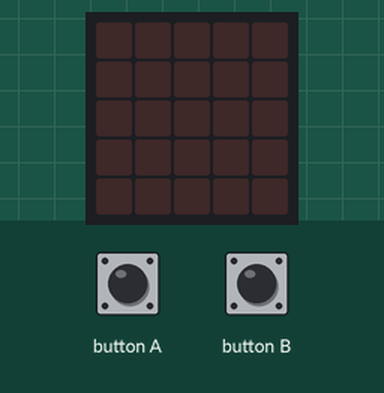
Recording of a program running on a simulated BBC micro:bit running MicroPython. Shown: the board's 5×5 LED display. The inputs (shaded band) are chosen by the test bench. Random numbers come from a fixed seed; the 48×5 strip is a reading aid, not a part: it shows the text the display is scrolling, unrolled, one strip-width of it at a time.

Above: at 1.2 s.
1.3 s: button A pressed for 0.15 s
2.9 s: button B pressed for 0.15 s
4.5 s: button A driven LOW and button B driven LOW
At 4.9 s:
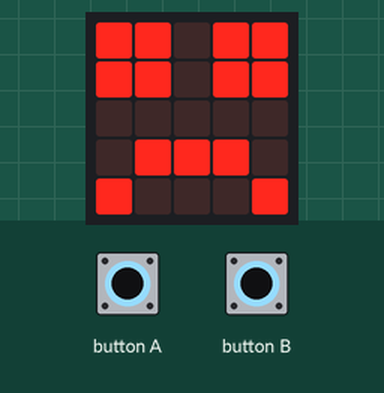
At 5.5 s:
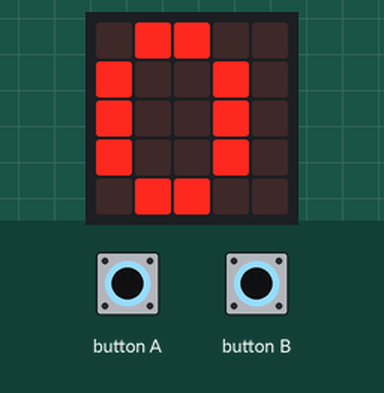
Timing chart, 0 to 7.5 s (numbered marks = the images above; inputs shaded):
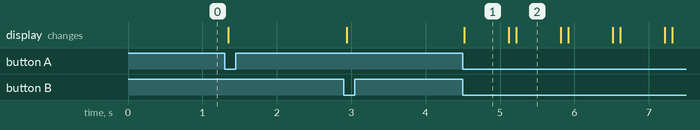

The program:

microbit_-___.py
```python
import random

import microbit
from microbit import *

# Imports go at the top
while True:
    while True:
        if button_a.get_presses():
            for x in range(5):
                for y in range(5):
                    for z in range(10):
                        display.set_pixel(x, y, z)
            break  # break out of the inner loop
        if button_b.get_presses():
            display.scroll('never give you up', wait=False, loop=True)
            if button_a.is_pressed():
                break  # break out of the outer loop
        display.clear()
    if button_a.is_pressed():
        if button_b.is_pressed():
            microbit.panic(random.randint(0, 255))
```

Measured:
- after the input at 4.5 s, the display: changes at once (image 1)
- what the display in image 1 shows lasts 0.6 s, from 4.5 s to 5.1 s
